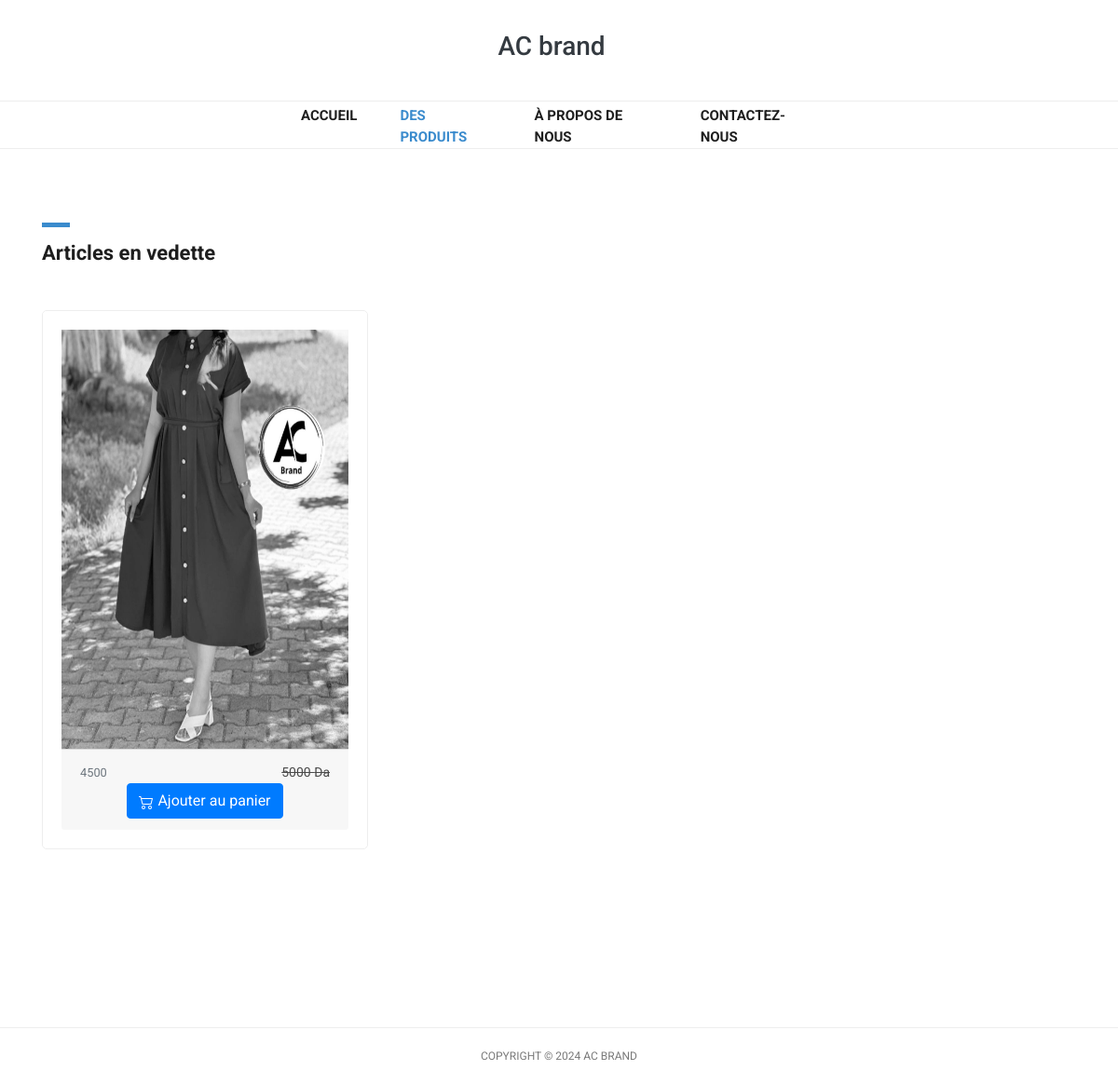
The app's page /public_acbrand/products.php?id=99 with its own data.
### tables this page shows
CREATE TABLE `products` (
  `id` int(11) NOT NULL,
  `product_name` varchar(100) NOT NULL,
  `product_prcie` int(11) NOT NULL,
  `product_image` text NOT NULL,
  `quantite` int(11) NOT NULL,
  `promo` int(11) DEFAULT NULL
);

### public_acbrand/products.php (the view, shortened to what this page needs)
<?php
include_once "db/conn.php";
?>
<!DOCTYPE html>
<html lang="fr">
<head>
  <link href="vendor/bootstrap/css/bootstrap.min.css" rel="stylesheet">
  <link rel="stylesheet" href="assets/css/fontawesome.css">
  <link rel="stylesheet" href="assets/css/tooplate-main.css">
  <link rel="stylesheet" href="assets/css/owl.css">
</head>
<body>
  <nav class="navbar navbar-expand-lg navbar-dark bg-dark static-top">
    <div class="container">
    <a class="navbar-brand text-dark" href="login.php"><h3>AC brand</h3></a>
      <div class="collapse navbar-collapse" id="navbarResponsive">
        <ul class="navbar-nav ml-auto">
          <li class="nav-item">
            <a class="nav-link" href="index.php">Accueil</a>
          </li>
          <li class="nav-item">
            <a class="nav-link active" href="products.php">Des produits
            </a>
          </li>
          <li class="nav-item">
            <a class="nav-link" href="about.php">À propos de nous</a>
          </li>
          <li class="nav-item ">
            <a class="nav-link" href="contact.php">Contactez-nous</a>
          </li>
        </ul>
      </div>
    </div>
  </nav>
  <div class="featured-page">
    <div class="container">
      <div class="row">
        <div class="col-md-4 col-sm-12">
          <div class="section-heading">
            <div class="line-dec"></div>
            <h1>Articles en vedette</h1>
          </div>
        </div>
        <div class="col-md-8 col-sm-12">
        </div>
      </div>
    </div>
  </div>
  <div class="featured container no-gutter">
    <div class="row posts">
      <?php
      if(isset($_GET['id'])){
        $select = mysqli_query($conn, "SELECT * FROM `products` WHERE promo != ''");
      }else{
        $select = mysqli_query($conn, "SELECT * FROM `products`");
      }
      while ($row = mysqli_fetch_assoc($select)) :
      ?>
        <div id="1" class="item new col-md-4">
          <a href="single-product.php?id=<?= $row['id'] ?>">
            <div class="featured-item">
              <img height="450" src="produits/<?= $row['product_image']; ?>" alt="Item 1">
              <div class="card-footer">
      <small class="text-muted"><?= $row['product_prcie'];?> </small>
      <div class="float-right">
      <?php if($row['promo'] != null){?>
                <p style="text-decoration: line-through;"><?= $row['product_prcie']+$row['promo'];?> Da</p>
                <?php } ?>
      </div>
      <center>
      <a href="single-product.php?id=<?=  $row['id'];?>" class="btn btn-primary">  Ajouter au panier</a>
      </center>
    </div>
            </div>
          </a>
        </div>
      <?php endwhile; ?>
    </div>
  </div>
  <div class="footer">
    <div class="container">
      <div class="row">
        <div class="col-md-12">
          <div class="logo">
          </div>
        </div>
        <div class="col-md-12">
        </div>
        <div class="col-md-12">
        </div>
      </div>
    </div>
  </div>
  <div class="sub-footer">
    <div class="container">
      <div class="row">
        <div class="col-md-12">
          <div class="copyright-text">
          <p>Copyright &copy; 2024 AC BRAND
          </div>
        </div>
      </div>
    </div>
  </div>
</body>
</html>

### public_acbrand/assets/css/tooplate-main.css (style rules this page uses)
body { font-family: 'Roboto', sans-serif; transition: all 0.5s; }
p { margin-bottom: 0px; font-size: 14px; color: #4a4a4a; line-height: 24px; }
a { text-decoration: none!important; }
.copyright-text { text-transform: uppercase; }
.section-heading { margin-top: 80px; margin-bottom: 40px; }
.section-heading .line-dec { width: 30px; height: 5px; background-color: #3a8bcd; }
.section-heading h1 { font-size: 22px; font-weight: 700; color: #1e1e1e; margin-top: 15px; }
.navbar .navbar-brand { text-align: center; width: 100%; position: relative; padding: 25px 0px; }
.bg-dark { background-color: #fff!important; border-bottom: 1px solid #eee; }
#navbarResponsive { z-index: 999; position: absolute; left: 50%; top: 105px; transform: translateX(-50%); }
.navbar-dark .navbar-nav .nav-item { margin: 0px 15px; }
.navbar-dark .navbar-nav .nav-link { text-transform: uppercase; font-size: 15px; font-weight: 700; color: #1e1e1e; transition: all 0.5s; }
.navbar-dark .navbar-nav .nav-link:hover, .navbar-dark .navbar-nav .active>.nav-link, .navbar-dark .navbar-nav .nav-link.active, .navbar-dark .navbar-nav .nav-link.show, .navbar-dark .navbar-nav .show>.nav-link { color: #3a8bcd; }
.navbar:after { width: 100%; height: 1px; background-color: #eee; content: ''; position: absolute; left: 0; bottom: -52px; }
.featured-item { border-radius: 5px; border: 1px solid #eee; padding: 20px; transition: all 0.5s; }
.featured-item img { width: 100%; }
.footer { text-align: center; }
.sub-footer { border-top: 1px solid #eee; text-align: center; }
.sub-footer p { font-size: 12px; color: #7a7a7a; line-height: 60px; }
.featured-page { margin-top: 130px; margin-bottom: 40px; }
.featured-page .section-heading { margin-top: 0px; margin-bottom: 0px; }
.featured .featured-item { margin-bottom: 30px; text-decoration: none; }
.isotope, .isotope .item { -webkit-transition-duration: 0.8s; -moz-transition-duration: 0.8s; -ms-transition-duration: 0.8s; -o-transition-duration: 0.8s; transition-duration: 0.8s; }
.isotope { -webkit-transition-property: height, width; -moz-transition-property: height, width; -ms-transition-property: height, width; -o-transition-property: height, width; transition-property: height, width; }
.isotope .item { -webkit-transition-property: -webkit-transform, opacity; -moz-transition-property: -moz-transform, opacity; -ms-transition-property: -ms-transform, opacity; -o-transition-property: top, left, opacity; transition-property: transform, opacity; }

### public_acbrand/products.php (style rules this page uses)
img { -webkit-filter: grayscale(100%); filter: grayscale(100%); }

### records on screen
products: product_image (picture), product_prcie "4500", $row['product_prcie']+$row['promo'] "5000"
